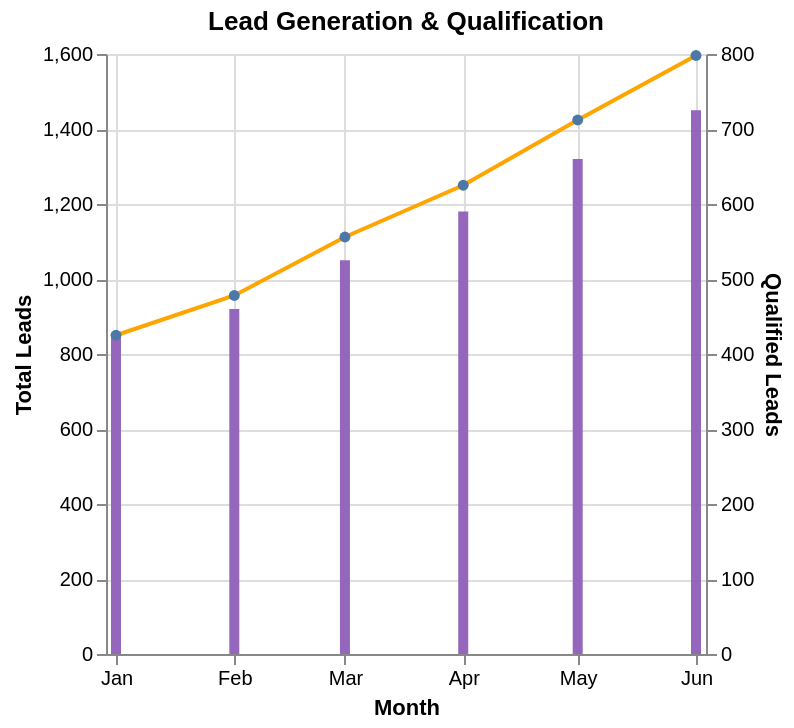

Describe this chart as a Vega-Lite specification.
### Vega-Lite specification from a JSON file in a GitHub repository (floating-point values rounded to 4 significant figures)
{"$schema": "https://vega.github.io/schema/vega-lite/v6.json", "description": "Lead generation funnel", "layer": [{"mark": "bar", "encoding": {"x": {"field": "month", "type": "temporal", "axis": {"title": "Month", "format": "%b"}}, "y": {"field": "leads", "type": "quantitative", "axis": {"title": "Total Leads"}}, "color": {"value": "#9467bd"}}}, {"mark": {"type": "line", "point": true, "color": "orange"}, "encoding": {"x": {"field": "month", "type": "temporal"}, "y": {"field": "qualified", "type": "quantitative", "axis": {"title": "Qualified Leads"}}}}], "data": {"values": [{"month": "2024-01", "leads": 850, "qualified": 425}, {"month": "2024-02", "leads": 920, "qualified": 478}, {"month": "2024-03", "leads": 1050, "qualified": 556}, {"month": "2024-04", "leads": 1180, "qualified": 625}, {"month": "2024-05", "leads": 1320, "qualified": 712}, {"month": "2024-06", "leads": 1450, "qualified": 798}]}, "resolve": {"scale": {"y": "independent"}}, "title": "Lead Generation & Qualification"}
